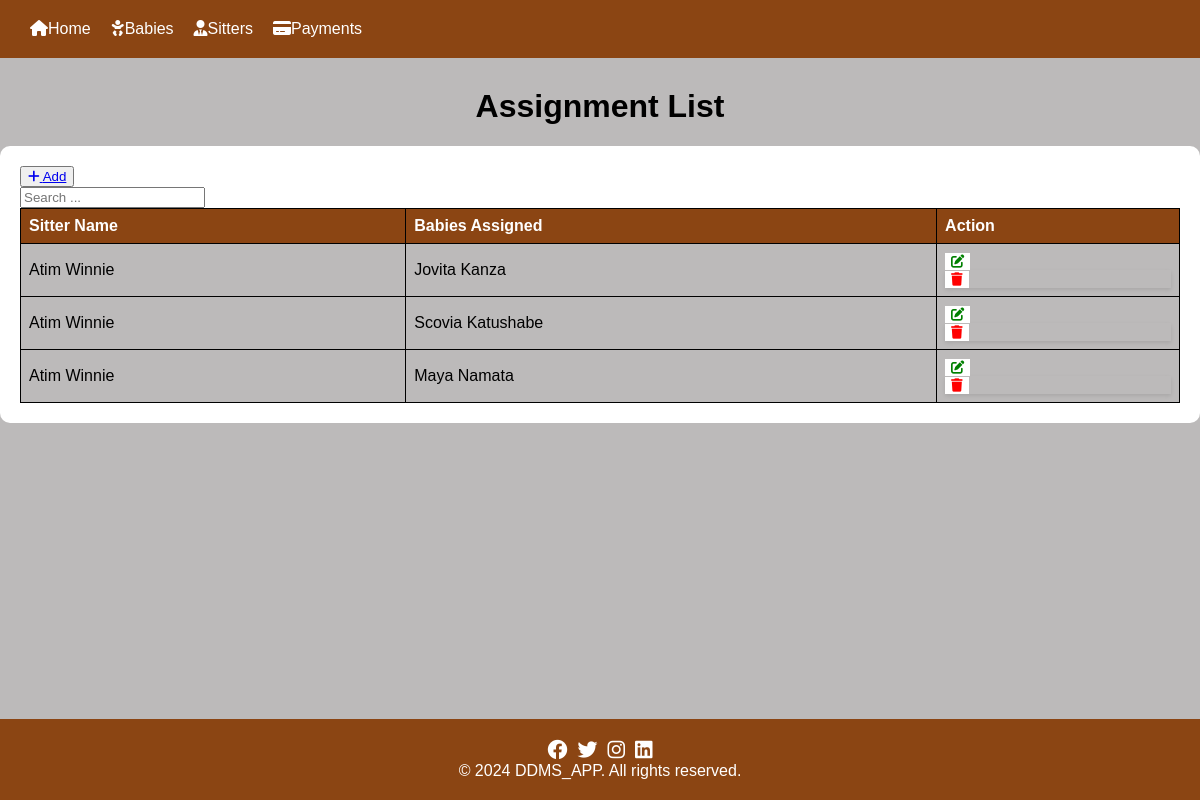
/assign_list/, run on the app's committed database.
### ddms_app/models.py (models this page shows, shortened)
class Assign(models.Model):
    sitter_on_duty = models.ForeignKey(
        Sitter_on_duty,
        on_delete=models.CASCADE,
        related_name='assignments',
        null=True,
        blank=True
    )
    baby_assigned = models.ForeignKey(
        Arrival,
        on_delete=models.SET_NULL,  # If the Arrival record is deleted, set to null
        related_name='assignments',  # Allows reverse lookup
        null=True,
        blank=True
    )

class Sitter_on_duty(models.Model):
    record = models.ForeignKey(
        Record,
        on_delete=models.CASCADE,  # Deleting the Record deletes the Sitter_on_duty
        related_name='sitters',    # Allows reverse lookup
        null=True,                 # Sitter_on_duty may not always have a Record
        blank=True                 # Allows for flexibility
    )
    sitter_number = models.CharField(max_length=4 ,blank=True, null=True)
    def __str__(self):
        if self.record:
            return f' {self.record.first_name} {self.record.last_name} '
        return f'Sitter-on_duty'

class Record(models.Model):
    GENDER = (
        ('Male', 'Male'),
        ('Female', 'Female'),
    )
    created_at = models.DateTimeField(auto_now_add=True)
    first_name = models.CharField(max_length=50)
    last_name = models.CharField(max_length=50)
    date_of_birth = models.DateField()
    gender = models.CharField(max_length=10, choices=GENDER)
    location = models.CharField(max_length=30)
    next_of_kin = models.CharField(max_length=50)
    next_of_kin_phone = models.CharField(max_length=15)
    NIN_number = models.CharField(max_length=30)
    recommenders_name = models.CharField(max_length=50)
    recommenders_phone = models.CharField(max_length=15)
    religion = models.CharField(max_length=20)
    level_of_education = models.CharField(max_length=20)
    sitter_number = models.IntegerField(default=0)
    phone_number = models.CharField(max_length=20)

class Arrival(models.Model):
    PERIOD = (
        ('Halfday', 'Halfday'),
        ('Fullday', 'Fullday'),
    )
    STATUS = (
        ('Pending', 'Pending'),
        ('Cleared', 'Cleared'),
        ('Partial', 'Partial'),
    )
    first_name = models.CharField(max_length=50, blank=True,null=True)
    last_name = models.CharField(max_length=50, blank=True, null=True)
    name_person = models.CharField(max_length=50, blank=True, null=True)
    person_contact = models.CharField(max_length=50, blank=True, null=True)
    time_in = models.DateTimeField(auto_now_add = True, blank=True, null=True)
    period_of_stay = models.CharField(max_length=20, blank=True, null=True, choices=PERIOD)
    payment_status = models.CharField(max_length=20, blank=True, null=True, choices=STATUS )
    def __str__(self):
        return f'{self.first_name} {self.last_name}'

### ddms_app/views.py (the view)
# urls.py: path('assign_list/', views.assign_list, name='assign_list'),
def assign_list(request):
    records = Assign.objects.all()
    return render(request, 'assign_list.html', {'records': records})

### ddms_app/templates/assign_list.html (shortened to what this page needs)
{% extends  'base.html' %}
{% block content%}
    <h1> Assignment List</h1>
    <div class="mt-4 p-5 bg-secondary text-white rounded">
        <table class="table table-striped table-bordered">
            <div class="mb-3">
                <button><a href="{% url 'add_assign' %}" class="btn btn-success">
                    <i class="fas fa-plus"></i> Add
                </a></button>
                <form class="button" style="  box-shadow: 0px; padding: 0px; border-radius: 0px; margin: 0px; max-width: 200px;" method="GET" action="{% url 'give_list' %}">
                    <input type="text" name="search" class="form-control" placeholder="Search ...">
                </form>
            </div>
            <thead>
                <tr>
                    <th>Sitter Name</th>
                    <th>Babies Assigned</th>
                    <th>Action</th>
                </tr>
            </thead>
            <tbody>
                {% for assign in records %}
                <tr>
                    <td>{{ assign.sitter_on_duty }}</td>
                    <td>{{  assign.baby_assigned   }}</td>
                <td>
                    <button type="submit"><a href="{% url 'edit_assign' assign.id %}" class="btn btn-danger"><i class="fas fa-edit"></i></a></button>
                            <form  style=" box-shadow: 0px;padding: 0px; border-radius: 0px; margin: 0px;"  action="{% url 'delete_assign' assign.id %}" method="post"  onsubmit="return confirm('Are you sure you want to delete this record?');">
                                <button   class="btn btn-danger"><i class="fas fa-trash"></i></button>
                            </form>
                        </td>
                    </tr>
                {% endfor %}
            </tbody>
        </table>
    </div>
    {% endblock %}

### ddms_app/templates/base.html (style rules this page uses)
body { font-family: Arial, sans-serif; background-color: rgb(188, 186, 186); margin: 0; padding: 0; color:white; }
h1 { text-align: center; margin-top: 30px; color:#000000; }
form { max-width: 500px; margin: 0 auto; padding: 20px; border-radius: 8px; box-shadow: 0 2px 4px rgba(0, 0, 0, 0.1); }
.mt-4 { margin-top: 20px; }
.p-5 { padding: 20px; }
.bg-secondary { background-color: white; border-radius: 10px; }
.text-white { color: #fff; }
table { width: 100%; border-collapse: collapse; border-spacing: 0; }
th, td { border: 1px solid #000000; padding: 8px; text-align: left; }
th { background-color: #8B4513; color: white; border: 1px solid black; }
td { background-color: rgb(188, 186, 186); color:#000000 }
td button { background-color: white ; color: red; border: none; cursor: pointer; }
td button a { color:green; text-decoration: none; background-color: white; }

### data on the page
Assign: sitter_on_duty "Atim Winnie", baby_assigned "Jovita Kanza"
Assign: sitter_on_duty "Atim Winnie", baby_assigned "Scovia Katushabe"
Assign: sitter_on_duty "Atim Winnie", baby_assigned "Maya Namata"
